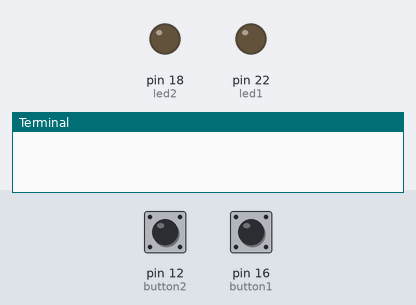
The program below on a simulated Raspberry Pi (header pin numbers). On the bench: output pins drawn as LEDs (lit = HIGH), the last lines printed to the terminal. The inputs (shaded band) are chosen by the test bench; at power-on: pin 12 (button2) HIGH, pin 16 (button1) HIGH.

Above: at 1.2 s.
1.3 s: pin 12 (button2) pulled LOW for 1 s
At 1.42 s:
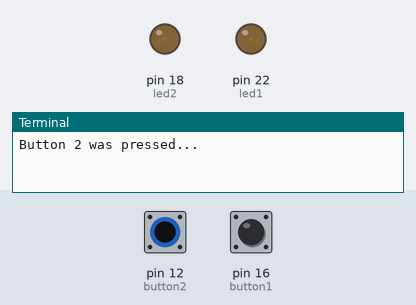
3.8 s: pin 12 (button2) pulled LOW for 3.2 s
At 7.1 s:
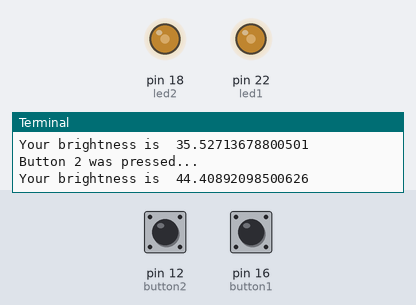
8.5 s: pin 12 (button2) pulled LOW for 0.15 s
At 9.2 s:
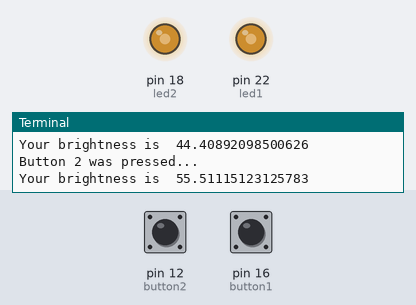
10.1 s: pin 12 (button2) pulled LOW for 1 s
At 10.9 s:
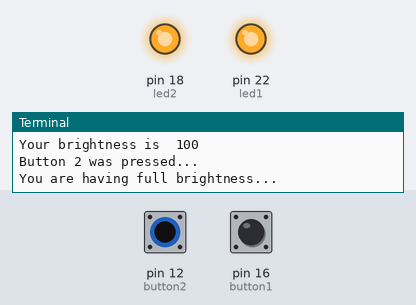
12.6 s: pin 16 (button1) pulled LOW for 0.15 s
At 13.5 s:
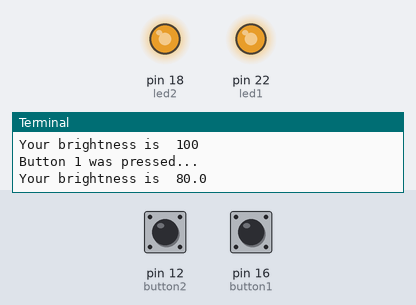
14.2 s: pin 16 (button1) pulled LOW for 1 s
At 16.0 s:
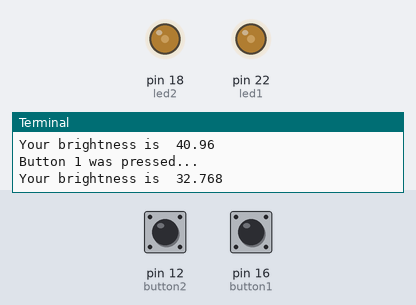
Timing chart, 0 to 17.5 s (numbered marks = the images above; inputs shaded):
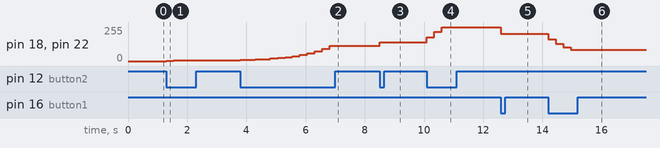

Measured:
- after the input at 1.3 s, pin 18 (led2), pin 22 (led1): 0/255 → 3/255 at once, → 4/255 0.25 s later, → 5/255 0.25 s later, → 6/255 0.25 s later
- after the input at 3.8 s, pin 18 (led2), pin 22 (led1): moves from 6/255 to 113/255 over 3.0 s, starting at once
- after the input at 8.5 s, pin 18 (led2), pin 22 (led1): 113/255 → 142/255 at once
- after the input at 10.1 s, pin 18 (led2), pin 22 (led1): 142/255 → 177/255 at once, → 221/255 0.25 s later, → 255/255 0.25 s later
- after the input at 12.6 s, pin 18 (led2), pin 22 (led1): 255/255 → 204/255 at once
- after the input at 14.2 s, pin 18 (led2), pin 22 (led1): 204/255 → 163/255 at once, → 131/255 0.25 s later, → 104/255 0.25 s later, → 84/255 0.25 s later

The program:

dimled.py
```python
import sys
from time import sleep
import RPi.GPIO as GPIO
GPIO.setmode(GPIO.BOARD)
button1=16
button2=12
led1=22
led2=18
GPIO.setup(led1,GPIO.OUT)
GPIO.setup(led2,GPIO.OUT)
GPIO.setup(button1,GPIO.IN,pull_up_down=GPIO.PUD_UP)
GPIO.setup(button2,GPIO.IN,pull_up_down=GPIO.PUD_UP)
pwm1=GPIO.PWM(led1,1000)
pwm2=GPIO.PWM(led2,1000)
pwm1.start(0)
pwm2.start(0)
bright=1

while(1):
    try:
        if GPIO.input(button1)==0:
            print("Button 1 was pressed...")
            bright=bright/1.25
            if bright<0:
                bright=0
                print("Led is off 0 brightness")
            pwm1.ChangeDutyCycle(bright)
            pwm2.ChangeDutyCycle(bright)
            sleep(0.25)
            print("Your brightness is ",bright)
        if GPIO.input(button2)==0:
            print("Button 2 was pressed...")
            bright=bright*1.25
            if(bright>100):
                bright=100
                print("You are having full brightness...")
            pwm1.ChangeDutyCycle(bright)
            pwm2.ChangeDutyCycle(bright)
            sleep(0.25)
            print("Your brightness is ",bright)

    except KeyboardInterrupt:
        print("Interrupted...")
        GPIO.cleanup()
        sys.exit(0)
```
